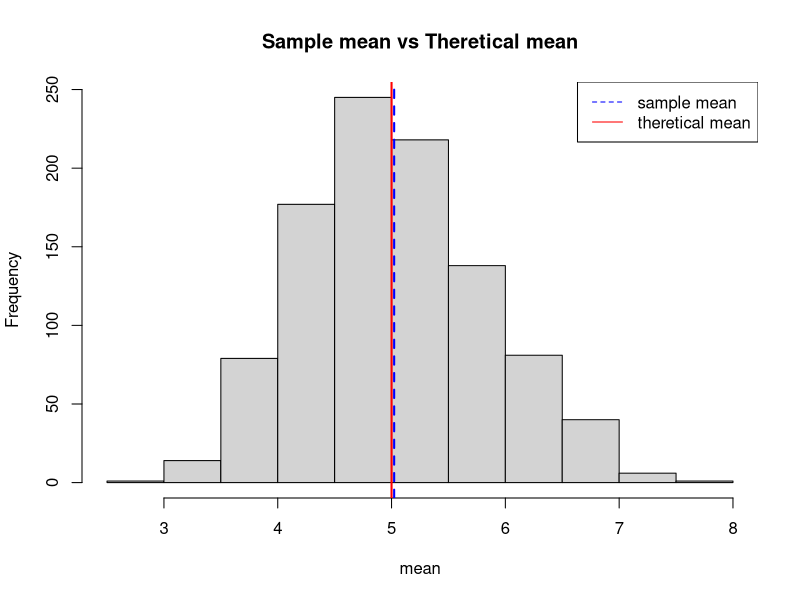
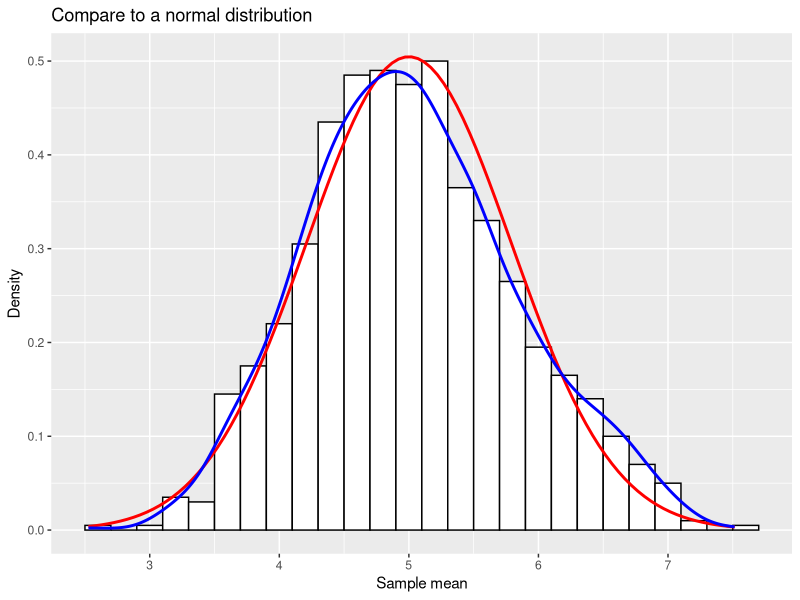

The R source for these figures, in order:
## ---- chunk 1
#The exponential distribution can be simulated in R with rexp(n, lambda) where lambda is the rate parameter. The mean of exponential distribution is 1/lambda and the standard deviation is also 1/lambda.
set.seed(123456)
# set lambda and n
lambda <- 0.2
n <- 40
# initialize
mns=NULL
vars=NULL
for (i in 1 : 1000) {
  edist <- rexp(n,lambda)
  mns = c(mns, mean(edist))
}
## ---- chunk 2
# theretical mean is 1/lambda
tmn <- 1/lambda
tmn
# sample mean
smn <- mean(mns)
smn
# make plot for the mean of 1000 averages of 40 random exponential distrubutions, and compare sample mean and theretical mean
hist(mns, xlab = "mean",main = "Sample mean vs Theretical mean")
abline(v=smn,col="blue",lwd=2,lty=2)
abline(v=tmn,col="red",lwd=2,lty=1)
legend("topright",lty = c(2,1),col=c("blue","red"),legend=c("sample mean","theretical mean"))
## ---- chunk 3
# theretical variance : standard deviation is 1/lambda
tvar <- (1/lambda)^2/n
tvar
# sample variance
svar <- var(mns)
svar
## ---- chunk 4
library(ggplot2)
## ---- chunk 5
mnsplot <- data.frame(mns)
g1 <- ggplot(data=mnsplot,mapping = aes(x=mns))  +
  geom_histogram(aes(y=..density..),binwidth = 0.2, color = "black", fill = "white") + 
  stat_function(fun = dnorm, color = "red",size=1, args = list(mean=tmn,sd=sqrt(tvar))) +
  geom_density(color="blue", size=1) + 
  ggtitle("Compare to a normal distribution") + 
  xlab("Sample mean") + ylab("Density")
g1
